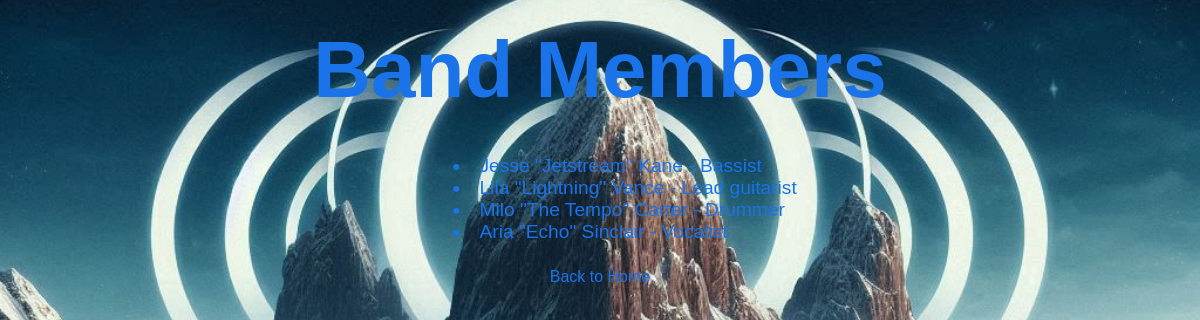
The page /members/ on the database its author committed.
### band_app/models.py (models this page shows, shortened)
class BandMember(models.Model):
    name = models.CharField(max_length=100)
    instrument = models.CharField(max_length=100)
    bio = models.TextField()

### band_app/views.py (the view)
# urls.py: path("members/", views.band_members, name="members"),
def band_members(request):
    members = BandMember.objects.all()
    return render(request, "band_app/members.html", {"members": members})

### band_app/templates/band_app/members.html (shortened to what this page needs)
<!DOCTYPE html>
<html lang="en">
<head>
    {% load static %}
    <link rel="stylesheet" href="{%static 'css/styles.css' %}">
  <link rel="stylesheet" href="styles.css">
</head>
<body>
  <h2>Band Members</h2>
  <div class="members">
  <ul>
    {% for member in members %}
    <li>{{ member.name }} - {{ member.instrument }}</li>
    {% endfor %}
  </ul>
    </div>
    <div class="btn">
  <a href="{% url 'home' %}" class="back-link">Back to Home</a>
    </div>
</body>
</html>

### band_app/static/css/styles.css (style rules this page uses)
body { background-image: url('images/logo_for_band.png'); background-size: cover; background-position: center -100px; font-family: Arial, sans-serif; color: #333; }
h2 { text-align: center; font-size: 5em; margin-top: 2%; color: #1a73e8; }
.members { margin-top: 5%; font-size: 1.5em; color: #1a73e8; }
ul { position: absolute; left: 50%; transform: translate(-50%, -50%); }
li { list-style-position: inside; padding-left: 10px; font-size: 1.2rem; color: #1a73e8; }
a { text-decoration: none; color: #1a73e8; padding: 10px; transition: all 0.3s ease-in-out; }
.btn { color: #ffffff; border-radius: 5px; display: flex; justify-content: center; align-items: center; text-align: center; padding: 7%; }
body > * { margin-bottom: 20px; }

### rows shown on the page
BandMember: name "Jesse \"Jetstream\" Kane", instrument "Bassist"
BandMember: name "Lila \"Lightning\" Vance", instrument "Lead guitarist"
BandMember: name "Milo \"The Tempo\" Carter", instrument "Drummer"
BandMember: name "Aria \"Echo\" Sinclair", instrument "Vocalist"
